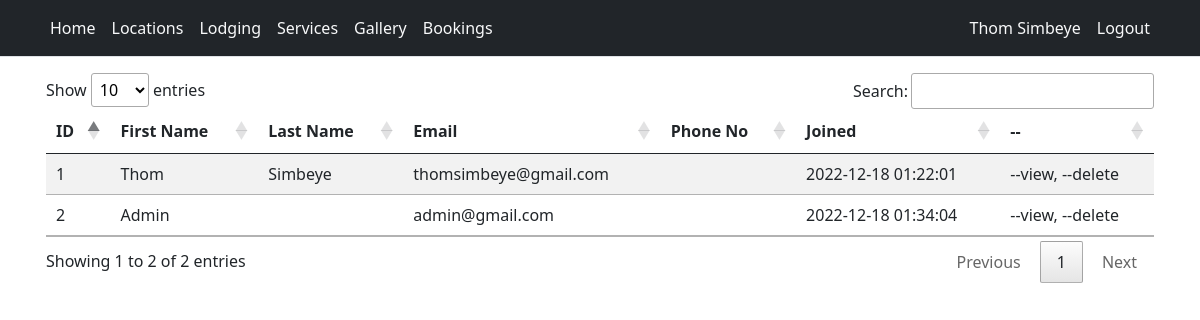
The page /pages/users.php (signed in) on the database its author committed.
### tables this page shows
CREATE TABLE `users` (
  `id` int(11) NOT NULL,
  `email` varchar(60) DEFAULT NULL,
  `first_name` varchar(60) DEFAULT NULL,
  `last_name` varchar(60) DEFAULT NULL,
  `phone_no` varchar(12) DEFAULT NULL,
  `password` longtext NOT NULL,
  `is_admin` tinyint(1) NOT NULL,
  `joined` datetime DEFAULT current_timestamp()
);

### api/get_user.php (called while the page is built, shortened)
<?php
function get_profile($email, $db_connection){
    $sql = "SELECT * FROM users WHERE email = ?";
    if($stmt = $db_connection->prepare($sql)){
        $stmt->bind_param("s", $email);
        if($stmt->execute()){
            $result = $stmt->get_result();
            if($result->num_rows == 1){
                $row = $result->fetch_array(MYSQLI_ASSOC);
                return $row;
            }
        }
    }
}

### inc/session.php (called while the page is built, shortened)
<?php
require_once "../scripts/connect.php";
include_once "../api/get_user.php";
if (!(isset($_SESSION["loggedin"]) && $_SESSION["loggedin"] === true)) {
    header('location: login.php');
    exit();
} else {
    $user = get_profile($_SESSION['email'], $db_connection);
}
?>

### api/get_table_data.php (the view, shortened to what this page needs)
<?php
include_once "get_user.php";
function get_user_data($db_connection){
    $sql = "SELECT * FROM users";
    if($result = $db_connection->query($sql)){
        if($result->num_rows > 0){
            while($row = $result->fetch_array()){
                echo "<tr>";
                    echo "<td>" . $row['id'] . "</td>";
                    echo "<td>" . $row['first_name'] . "</td>";
                    echo "<td>" . $row['last_name'] . "</td>";
                    echo "<td>" . $row['email'] . "</td>";
                    echo "<td>" . $row['phone_no'] . "</td>";
                    echo "<td>" . $row['joined'] . "</td>";
                    echo "<td> --view, --delete </td>";
                echo "</tr>";
            }
        } else {
            echo "<tr>";
                echo "<td colspan='7' class='text-center'> No records found. </td>";
            echo "</tr>";
        }
    }
}

### inc/navbar.php (shortened to what this page needs)
<nav class="py-2 bg-dark border-bottom sticky-top">
    <div class="container d-flex flex-wrap">
        <ul class="nav me-auto">
            <li class="nav-item"><a href="/Mwape/" class="nav-link link-light px-2">Home</a></li>
            <li class="nav-item"><a href="/Mwape/pages/location.php" class="nav-link link-light px-2">Locations</a></li>
            <li class="nav-item"><a href="/Mwape/pages/lodging.php" class="nav-link link-light px-2">Lodging</a></li>
            <li class="nav-item"><a href="/Mwape/index.php#services" class="nav-link link-light px-2">Services</a></li>
            <li class="nav-item"><a href="/Mwape/pages/gallery.php" class="nav-link link-light px-2">Gallery</a></li>
            <?php
            if (isset($_SESSION['email'])) {
                echo '<li class="nav-item"><a href="/Mwape/pages/booking.php" class="nav-link link-light px-2">Bookings</a></li>';
            }
            ?>
        </ul>
        <ul class="nav">
            <?php
            if (isset($_SESSION['email'])) {
              echo '<li class="nav-item"><a href="/Mwape/pages/account.php" class="nav-link link-light px-2">'.$user['first_name'].' '.$user['last_name'].'</a></li>
              <li class="nav-item"><a href="/Mwape/scripts/logout.process.php" class="nav-link link-light px-2">Logout</a></li>';
            } else {
              echo '<li class="nav-item"><a href="/Mwape/pages/login.php" class="nav-link link-light px-2">Login</a></li>
              <li class="nav-item"><a href="/Mwape/pages/signup.php" class="nav-link link-light px-2">Sign up</a></li>';
            }
            ?>
        </ul>
    </div>
</nav>

### DataTables/datatables.css (style rules this page uses)
table.dataTable tbody tr { background-color: transparent; }
table.dataTable tbody th, table.dataTable tbody td { padding: 8px 10px; }
table.dataTable th, table.dataTable td { box-sizing: content-box; }

### rows shown on the page
users: first_name "Thom", last_name "Simbeye", id "1", email "thomsimbeye@gmail.com", joined "2022-12-18 01:22:01"
users: id "2", first_name "Admin", email "admin@gmail.com", joined "2022-12-18 01:34:04"
